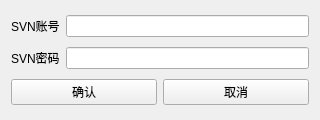
<?xml version="1.0" encoding="UTF-8"?>
<ui version="4.0">
 <class>userSetting</class>
 <widget class="QWidget" name="userSetting">
  <property name="geometry">
   <rect>
    <x>0</x>
    <y>0</y>
    <width>320</width>
    <height>120</height>
   </rect>
  </property>
  <property name="windowTitle">
   <string>SVN登录</string>
  </property>
  <layout class="QVBoxLayout" name="verticalLayout">
   <item>
    <layout class="QHBoxLayout" name="horizontalLayout">
     <item>
      <widget class="QLabel" name="label">
       <property name="text">
        <string>SVN账号</string>
       </property>
      </widget>
     </item>
     <item>
      <widget class="QLineEdit" name="user">
       <property name="frame">
        <bool>true</bool>
       </property>
      </widget>
     </item>
    </layout>
   </item>
   <item>
    <layout class="QHBoxLayout" name="horizontalLayout_2">
     <item>
      <widget class="QLabel" name="label_2">
       <property name="text">
        <string>SVN密码</string>
       </property>
      </widget>
     </item>
     <item>
      <widget class="QLineEdit" name="password">
       <property name="echoMode">
        <enum>QLineEdit::PasswordEchoOnEdit</enum>
       </property>
      </widget>
     </item>
    </layout>
   </item>
   <item>
    <layout class="QHBoxLayout" name="horizontalLayout_3">
     <item>
      <widget class="QPushButton" name="pushButton_2">
       <property name="text">
        <string>确认</string>
       </property>
      </widget>
     </item>
     <item>
      <widget class="QPushButton" name="pushButton">
       <property name="text">
        <string>取消</string>
       </property>
      </widget>
     </item>
    </layout>
   </item>
  </layout>
 </widget>
 <resources/>
 <connections/>
</ui>
